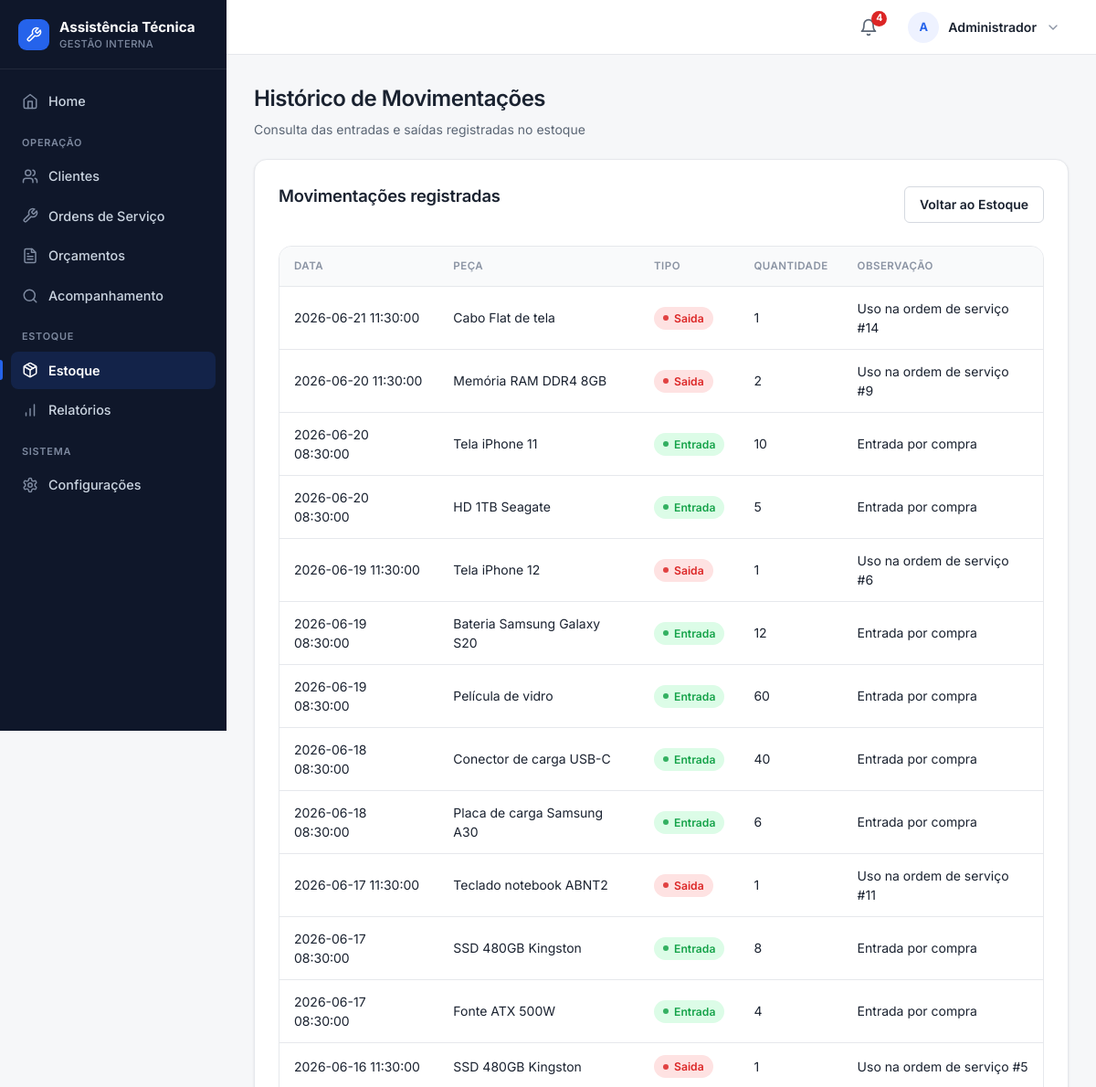
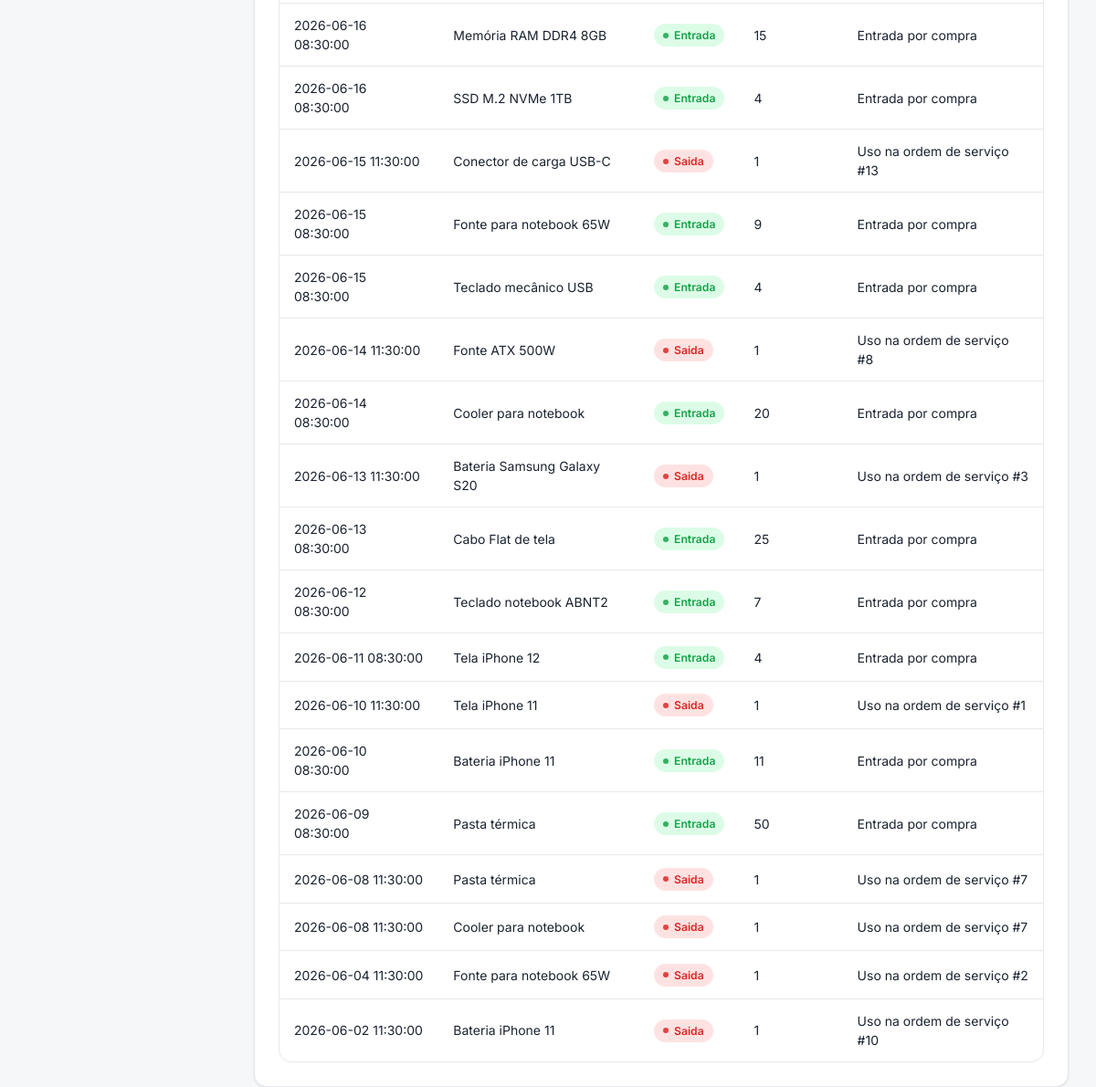
/estoque/historico (signed in), run on the app's committed database (2 pictures, top to bottom).
### tables this page shows
CREATE TABLE movimentacoes_estoque (
    id INTEGER PRIMARY KEY AUTOINCREMENT,
    peca_id INTEGER NOT NULL,
    tipo TEXT NOT NULL,
    quantidade INTEGER NOT NULL,
    data_movimentacao TEXT NOT NULL,
    observacao TEXT,

    FOREIGN KEY (peca_id) REFERENCES pecas(id)
);

CREATE TABLE pecas (
    id INTEGER PRIMARY KEY AUTOINCREMENT,
    nome TEXT NOT NULL,
    descricao TEXT,
    quantidade INTEGER NOT NULL DEFAULT 0,
    estoque_minimo INTEGER DEFAULT 1,
    preco_unitario REAL DEFAULT 0,
    fornecedor TEXT
, data_cadastro TEXT);

### routes/estoque.py (the view)
@estoque_bp.route('/estoque/historico')
def historico_movimentacoes():
    db = conectar()
    movimentacoes = db.execute("""
        SELECT
            m.id,
            p.nome AS nome_peca,
            m.tipo,
            m.quantidade,
            m.data_movimentacao,
            m.observacao
        FROM movimentacoes_estoque m
        INNER JOIN pecas p ON p.id = m.peca_id
        ORDER BY m.data_movimentacao DESC
    """).fetchall()
    db.close()
    return render_template('historico_movimentacoes.html', movimentacoes=movimentacoes)

### app.py (called while the page is built)
@app.context_processor
def injetar_alertas_estoque():
    if "funcionario_id" not in session:
        return {"alerta_estoque_baixo": 0}
    conexao = conectar()
    total = conexao.execute(
        "SELECT COUNT(*) FROM pecas WHERE quantidade <= estoque_minimo"
    ).fetchone()[0]
    conexao.close()
    return {"alerta_estoque_baixo": total}

### database.py (called while the page is built)
def _coluna_existe(conexao, tabela, coluna):
    colunas = conexao.execute(f"PRAGMA table_info({tabela})").fetchall()
    return any(item["name"] == coluna for item in colunas)

def conectar():
    conexao = sqlite3.connect("database/sistema.db")
    conexao.row_factory = sqlite3.Row
    conexao.execute("PRAGMA foreign_keys = ON")
    _garantir_schema(conexao)
    return conexao

### templates/historico_movimentacoes.html (shortened to what this page needs)
{% extends "base.html" %}
{% block css %}
    <link rel="stylesheet" href="{{ url_for('static', filename='css/historico_movimentacoes.css') }}">
{% endblock %}
{% block conteudo %}
<div class="page-head">
    <h1>Histórico de Movimentações</h1>
    <p>Consulta das entradas e saídas registradas no estoque</p>
</div>
<div class="container">
    <div class="topo">
        <h2>Movimentações registradas</h2>
        <a href="/estoque" class="btn btn-home">Voltar ao Estoque</a>
    </div>
    <table>
        <thead>
            <tr>
                <th>Data</th>
                <th>Peça</th>
                <th>Tipo</th>
                <th>Quantidade</th>
                <th>Observação</th>
            </tr>
        </thead>
        <tbody>
            {% for mov in movimentacoes %}
            <tr>
                <td>{{ mov['data_movimentacao'] }}</td>
                <td>{{ mov['nome_peca'] }}</td>
                <td>
                    <span class="status {{ 'aprovado' if mov['tipo'] == 'Entrada' else 'recusado' }}">
                        {{ mov['tipo'] }}
                    </span>
                </td>
                <td>{{ mov['quantidade'] }}</td>
                <td>{{ mov['observacao'] }}</td>
            </tr>
            {% else %}
            <tr>
                <td colspan="5" class="mensagem-vazia">Nenhuma movimentação registrada.</td>
            </tr>
            {% endfor %}
        </tbody>
    </table>
</div>
{% endblock %}

### templates/base.html (shortened to what this page needs)
<!DOCTYPE html>
<html lang="pt-BR">
<head>
    <link rel="stylesheet" href="{{ url_for('static', filename='css/global.css') }}">
    <link rel="stylesheet" href="{{ url_for('static', filename='css/layout.css') }}">
    {% block css %}{% endblock %}
</head>
<body>
<div class="app-shell">
    {% include 'partials/_sidebar.html' %}
    <div class="app-main">
        {% include 'partials/_navbar.html' %}
        <main>
            {% block conteudo %}{% endblock %}
        </main>
    </div>
</div>
</body>
</html>

### templates/partials/_sidebar.html
{% import 'partials/_icons.html' as icons %}
<aside class="sidebar">
    <div class="sidebar-topo">
        <span class="sidebar-logo">{{ icons.icon('wrench', 18) }}</span>
        <a href="{{ url_for('home.home') }}" class="marca">
            Assistência Técnica
            <small>Gestão Interna</small>
        </a>
    </div>
    <nav class="sidebar-nav" aria-label="Navegação principal">
        <a href="{{ url_for('home.home') }}" class="{{ 'ativo' if request.path == '/' else '' }}">
            {{ icons.icon('home', 18) }} Home
        </a>
        <div class="sidebar-grupo-titulo">Operação</div>
        <a href="{{ url_for('cadastro.listar_cadastros') }}" class="{{ 'ativo' if request.path.startswith('/cadastro') or request.path.startswith('/clientes') else '' }}">
            {{ icons.icon('users', 18) }} Clientes
        </a>
        <a href="{{ url_for('ordem_servico.listar_ordens') }}" class="{{ 'ativo' if request.path.startswith('/ordem-servico') else '' }}">
            {{ icons.icon('wrench', 18) }} Ordens de Serviço
        </a>
        <a href="{{ url_for('orcamento.pagina_orcamento') }}" class="{{ 'ativo' if request.path.startswith('/orcamento') else '' }}">
            {{ icons.icon('file-text', 18) }} Orçamentos
        </a>
        <a href="{{ url_for('acompanhamento.pagina_acompanhamento') }}" target="_blank" rel="noopener" class="{{ 'ativo' if request.path.startswith('/acompanhamento') else '' }}">
            {{ icons.icon('search', 18) }} Acompanhamento
        </a>
        <div class="sidebar-grupo-titulo">Estoque</div>
        <a href="{{ url_for('estoque.listar_estoque') }}" class="{{ 'ativo' if request.path.startswith('/estoque') else '' }}">
            {{ icons.icon('package', 18) }} Estoque
        </a>
        <a href="{{ url_for('estoque.gerar_relatorio_pdf') }}">
            {{ icons.icon('bar-chart', 18) }} Relatórios
        </a>
        <div class="sidebar-grupo-titulo">Sistema</div>
        <a href="{{ url_for('funcionarios.configuracoes') }}" class="{{ 'ativo' if request.path.startswith('/configuracoes') else '' }}">
            {{ icons.icon('settings', 18) }} Configurações
        </a>
    </nav>
</aside>

### templates/partials/_navbar.html (shortened to what this page needs)
{% import 'partials/_icons.html' as icons %}
{% set nome_usuario = session.get("funcionario_nome") or "Usuário" %}
{% set partes_nome = nome_usuario.split() %}
{% set iniciais = (partes_nome[0][0] ~ (partes_nome[1][0] if partes_nome|length > 1 else "")) if partes_nome else "U" %}
<nav class="navbar">
    <a href="{{ url_for('estoque.listar_estoque') }}" class="navbar-sino"
       title="{{ alerta_estoque_baixo }} peça(s) com estoque baixo"
       aria-label="Estoque baixo: {{ alerta_estoque_baixo }}">
        {% if alerta_estoque_baixo and alerta_estoque_baixo > 0 %}
        <span class="navbar-badge">{{ alerta_estoque_baixo }}</span>
        {% endif %}
    </a>
    <details class="user-menu">
        <summary>
            <span class="avatar">{{ iniciais }}</span>
            <span class="user-nome">{{ nome_usuario }}</span>
            <span class="seta">{{ icons.icon('chevron-down', 16) }}</span>
        </summary>
    </details>
</nav>

### templates/partials/_flash.html (shortened to what this page needs)
{% import 'partials/_icons.html' as icons %}

### static/css/global.css (style rules this page uses)
:root { --bg: #f6f7f9; --surface: #ffffff; --surface-2: #f9fafb; --border: #e6e8ec; --border-strong: #d5d9e0; --ink: #1a2230; --muted: #5b6675; --subtle: #8a93a3; --primary: #2563eb; --primary-hover: #1d4ed8; --primary-soft: #eef2ff; --success: #16a34a; --success-soft: #dcfce7; --warning: #d97706; --warning-soft: #fef3c7; --danger: #dc2626; --danger-hover: #b91c1c; --danger-soft: #fee2e2; --sidebar: #0f172a; --sidebar-ink: #cbd5e1; --sidebar-muted: #7e8aa0; --s-1: 4px; --s-2: 8px; --s-3: 12px; --s-4: 16px; --s-5: 20px; --s-6: 24px; --s-8: 32px; --r-sm: 6px; --r-md: 10px; --r-lg: 14px; --r-pill: 999px; --shadow-sm: 0 1px 2px rgba(16, 24, 40, 0.04), 0 1px 3px rgba(16, 24, 40, 0.06); --shadow-md: 0 4px 12px rgba(16, 24, 40, 0.08); --azul-900: #0f172a; --azul-800: #1e293b; --azul-700: #2563eb; --azul-600: #2563eb; --azul-500: #2563eb; --azul-100: #eef2ff; --azul-50: #f9fafb; --branco: #ffffff; --cinza-900: #1a2230; --cinza-700: #5b6675; --cinza-500: #8a93a3; --cinza-200: #e6e8ec; --cinza-100: #f1f3f6; --verde-100: #dcfce7; --verde-700: #166534; --amarelo-100: #fef3c7; --amarelo-700: #92400e; --vermelho-100: #fee2e2; --vermelho-700: #991b1b; --sombra: var(--shadow-sm); --raio: var(--r-md); }
* { box-sizing: border-box; }
body { min-height: 100vh; margin: 0; font-family: "Inter", -apple-system, BlinkMacSystemFont, "Segoe UI", Roboto, Arial, sans-serif; font-size: 14px; line-height: 1.5; color: var(--ink); background: var(--bg); -webkit-font-smoothing: antialiased; text-rendering: optimizeLegibility; }
main { width: min(1240px, calc(100% - 32px)); margin: 32px auto; }
h1, h2, h3, h4 { color: var(--ink); font-weight: 600; letter-spacing: -0.01em; }
h2 { margin: 0 0 18px; font-size: 1.15rem; }
a { color: var(--primary); text-decoration: none; }
.container, .card { background: var(--surface); border: 1px solid var(--border); border-radius: var(--r-lg); box-shadow: var(--shadow-sm); }
.container { padding: clamp(18px, 3vw, 26px); }
.topo { display: flex; justify-content: space-between; align-items: center; gap: 16px; margin-bottom: 22px; }
.btn, button, .voltar, .editar, .excluir { display: inline-flex; align-items: center; justify-content: center; gap: 8px; min-height: 40px; padding: 9px 16px; border: 1px solid transparent; border-radius: var(--r-sm); color: #fff; background: var(--primary); text-decoration: none; font: inherit; font-weight: 600; line-height: 1; cursor: pointer; white-space: nowrap; transition: background-color 0.15s ease, border-color 0.15s ease, box-shadow 0.15s ease, color 0.15s ease; }
.btn--secondary, .btn-home, .voltar, .editar { background: var(--surface); color: var(--ink); border-color: var(--border-strong); }
table { width: 100%; margin-top: 0; border-collapse: separate; border-spacing: 0; background: var(--surface); border: 1px solid var(--border); border-radius: var(--r-lg); overflow: hidden; }
th, td { padding: 13px 16px; text-align: left; vertical-align: middle; border-bottom: 1px solid var(--border); }
th { color: var(--subtle); background: var(--surface-2); font-size: 0.72rem; font-weight: 600; text-transform: uppercase; letter-spacing: 0.04em; white-space: nowrap; }
td { color: var(--ink); }
tbody tr { transition: background-color 0.12s ease; }
tbody tr:last-child td { border-bottom: 0; }
.status { display: inline-flex; align-items: center; gap: 6px; padding: 4px 10px; border-radius: var(--r-pill); font-size: 0.76rem; font-weight: 600; line-height: 1.4; white-space: nowrap; }
.status::before { content: ""; width: 6px; height: 6px; border-radius: 50%; background: currentColor; opacity: 0.85; }
.aprovado { background: var(--success-soft); color: var(--success); }
.recusado { background: var(--danger-soft); color: var(--danger); }

### static/css/historico_movimentacoes.css (style rules this page uses)
main { width: min(1100px, calc(100% - 32px)); }

### data on the page
movimentacoes_estoque: data_movimentacao "2026-06-21 11:30:00", nome_peca "Cabo Flat de tela", tipo "Saida", quantidade "1", observacao "Uso na ordem de serviço #14"
movimentacoes_estoque: data_movimentacao "2026-06-20 11:30:00", nome_peca "Memória RAM DDR4 8GB", tipo "Saida", quantidade "2", observacao "Uso na ordem de serviço #9"
movimentacoes_estoque: data_movimentacao "2026-06-20 08:30:00", nome_peca "Tela iPhone 11", tipo "Entrada", quantidade "10", observacao "Entrada por compra"
movimentacoes_estoque: data_movimentacao "2026-06-20 08:30:00", nome_peca "HD 1TB Seagate", tipo "Entrada", quantidade "5", observacao "Entrada por compra"
movimentacoes_estoque: data_movimentacao "2026-06-19 11:30:00", nome_peca "Tela iPhone 12", tipo "Saida", quantidade "1", observacao "Uso na ordem de serviço #6"
movimentacoes_estoque: data_movimentacao "2026-06-19 08:30:00", nome_peca "Bateria Samsung Galaxy S20", tipo "Entrada", quantidade "12", observacao "Entrada por compra"
movimentacoes_estoque: data_movimentacao "2026-06-19 08:30:00", nome_peca "Película de vidro", tipo "Entrada", quantidade "60", observacao "Entrada por compra"
movimentacoes_estoque: data_movimentacao "2026-06-18 08:30:00", nome_peca "Conector de carga USB-C", tipo "Entrada", quantidade "40", observacao "Entrada por compra"
movimentacoes_estoque: data_movimentacao "2026-06-18 08:30:00", nome_peca "Placa de carga Samsung A30", tipo "Entrada", quantidade "6", observacao "Entrada por compra"
movimentacoes_estoque: data_movimentacao "2026-06-17 11:30:00", nome_peca "Teclado notebook ABNT2", tipo "Saida", quantidade "1", observacao "Uso na ordem de serviço #11"
movimentacoes_estoque: data_movimentacao "2026-06-17 08:30:00", nome_peca "SSD 480GB Kingston", tipo "Entrada", quantidade "8", observacao "Entrada por compra"
movimentacoes_estoque: data_movimentacao "2026-06-17 08:30:00", nome_peca "Fonte ATX 500W", tipo "Entrada", quantidade "4", observacao "Entrada por compra"
movimentacoes_estoque: data_movimentacao "2026-06-16 11:30:00", nome_peca "SSD 480GB Kingston", tipo "Saida", quantidade "1", observacao "Uso na ordem de serviço #5"
movimentacoes_estoque: data_movimentacao "2026-06-16 08:30:00", nome_peca "Memória RAM DDR4 8GB", tipo "Entrada", quantidade "15", observacao "Entrada por compra"
movimentacoes_estoque: data_movimentacao "2026-06-16 08:30:00", nome_peca "SSD M.2 NVMe 1TB", tipo "Entrada", quantidade "4", observacao "Entrada por compra"
movimentacoes_estoque: data_movimentacao "2026-06-15 11:30:00", nome_peca "Conector de carga USB-C", tipo "Saida", quantidade "1", observacao "Uso na ordem de serviço #13"
movimentacoes_estoque: data_movimentacao "2026-06-15 08:30:00", nome_peca "Fonte para notebook 65W", tipo "Entrada", quantidade "9", observacao "Entrada por compra"
movimentacoes_estoque: data_movimentacao "2026-06-15 08:30:00", nome_peca "Teclado mecânico USB", tipo "Entrada", quantidade "4", observacao "Entrada por compra"
movimentacoes_estoque: data_movimentacao "2026-06-14 11:30:00", nome_peca "Fonte ATX 500W", tipo "Saida", quantidade "1", observacao "Uso na ordem de serviço #8"
movimentacoes_estoque: data_movimentacao "2026-06-14 08:30:00", nome_peca "Cooler para notebook", tipo "Entrada", quantidade "20", observacao "Entrada por compra"
movimentacoes_estoque: data_movimentacao "2026-06-13 11:30:00", nome_peca "Bateria Samsung Galaxy S20", tipo "Saida", quantidade "1", observacao "Uso na ordem de serviço #3"
movimentacoes_estoque: data_movimentacao "2026-06-13 08:30:00", nome_peca "Cabo Flat de tela", tipo "Entrada", quantidade "25", observacao "Entrada por compra"
movimentacoes_estoque: data_movimentacao "2026-06-12 08:30:00", nome_peca "Teclado notebook ABNT2", tipo "Entrada", quantidade "7", observacao "Entrada por compra"
movimentacoes_estoque: data_movimentacao "2026-06-11 08:30:00", nome_peca "Tela iPhone 12", tipo "Entrada", quantidade "4", observacao "Entrada por compra"
movimentacoes_estoque: data_movimentacao "2026-06-10 11:30:00", nome_peca "Tela iPhone 11", tipo "Saida", quantidade "1", observacao "Uso na ordem de serviço #1"
movimentacoes_estoque: data_movimentacao "2026-06-10 08:30:00", nome_peca "Bateria iPhone 11", tipo "Entrada", quantidade "11", observacao "Entrada por compra"
movimentacoes_estoque: data_movimentacao "2026-06-09 08:30:00", nome_peca "Pasta térmica", tipo "Entrada", quantidade "50", observacao "Entrada por compra"
movimentacoes_estoque: data_movimentacao "2026-06-08 11:30:00", nome_peca "Pasta térmica", tipo "Saida", quantidade "1", observacao "Uso na ordem de serviço #7"
movimentacoes_estoque: data_movimentacao "2026-06-08 11:30:00", nome_peca "Cooler para notebook", tipo "Saida", quantidade "1", observacao "Uso na ordem de serviço #7"
movimentacoes_estoque: data_movimentacao "2026-06-04 11:30:00", nome_peca "Fonte para notebook 65W", tipo "Saida", quantidade "1", observacao "Uso na ordem de serviço #2"
movimentacoes_estoque: data_movimentacao "2026-06-02 11:30:00", nome_peca "Bateria iPhone 11", tipo "Saida", quantidade "1", observacao "Uso na ordem de serviço #10"

### other printed values
{{ alerta_estoque_baixo }} "4"
{{ iniciais }} "A"
{{ nome_usuario }} "Administrador"
